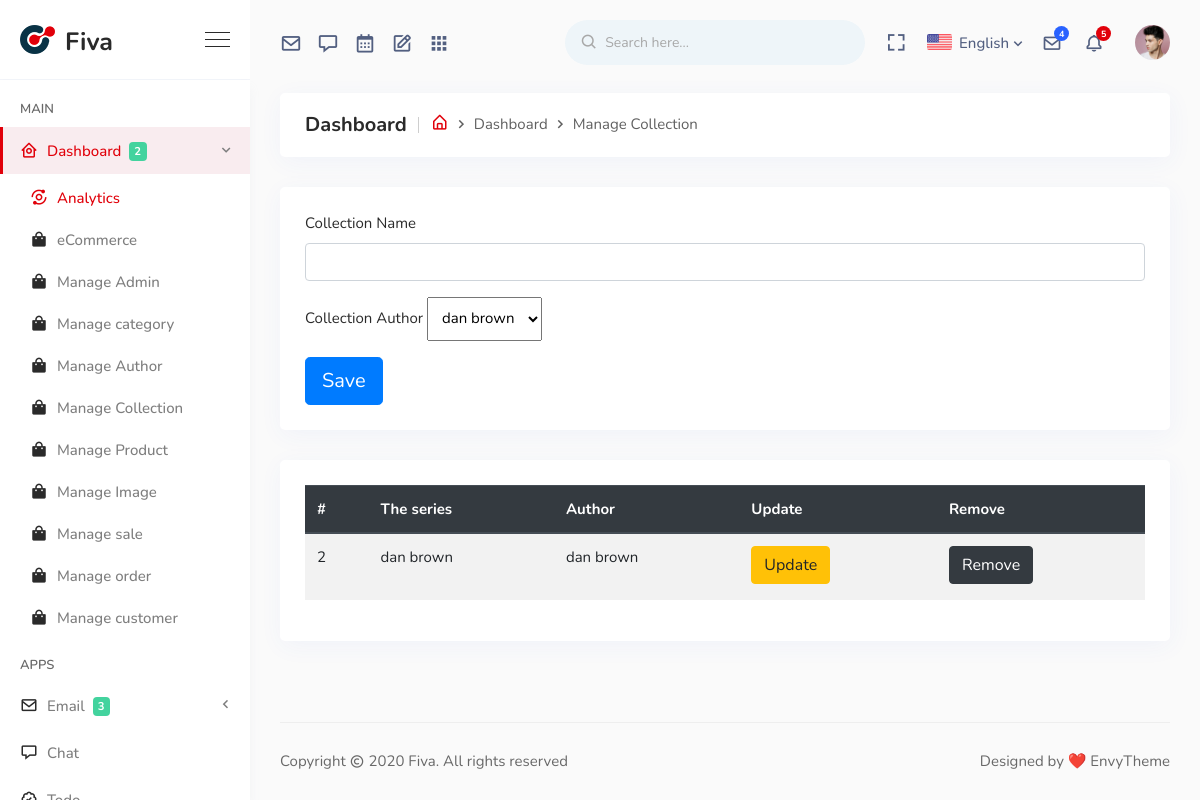
Page /admin/manage_collection.php (signed in) on the committed database.
### tables this page shows
CREATE TABLE `collection` (
  `coll_id` int(3) NOT NULL,
  `coll_name` varchar(50) NOT NULL,
  `author_id` int(3) NOT NULL
);

CREATE TABLE `author` (
  `author_id` int(3) NOT NULL,
  `author_name` varchar(50) NOT NULL
);

### admin/manage_collection.php (the view, shortened to what this page needs)
<?php require 'includes/connection.php';
include 'includes/header.php';
?>
<div class="breadcrumb-area">
    <h1>Dashboard</h1>
    <ol class="breadcrumb">
        <li class="item"><a href="dashboard-analytics.php"><i class='bx bx-home-alt'></i></a></li>
        <li class="item">Dashboard</li>
        <li class="item">Manage Collection</li>
    </ol>
</div>
<div class="card mb-30">
    <form method="post" action="" enctype="multipart/form-data">
        <div class="form-group">
            <label>Collection Name</label>
            <input type="text" name="coll-name" class="form-control" required>
        </div>
        <div class="form-group">
            <label>Collection Author</label>
            <select name="author-id"  style="padding: 10px;" class="custom-file-select">
                <?php
                $query = " select * from author ";
                $result = mysqli_query($conn,$query);
                while($author = mysqli_fetch_assoc($result)){
                    echo "<option value='{$author['author_id']}'>{$author['author_name']}</option>";
                }
                ?>
            </select>
        </div>
        <button type="submit" name="submit" class="btn btn-lg btn-primary">Save</button>
    </form>
</div>
<div class="card mb-30">
    <table class="table table-striped">
        <thead class="thead-dark">
        <tr>
            <th scope="col">#</th>
            <th scope="col">The series</th>
            <th scope="col">Author</th>
            <th scope="col">Update</th>
            <th scope="col">Remove</th>
        </tr>
        </thead>
        <tbody>
        <?php
        $query = " select * from collection inner join author on collection.author_id=author.author_id";
        $result = mysqli_query($conn,$query);
        while($coll = mysqli_fetch_assoc($result)){
            if ($coll['coll_id'] != 1){
            echo "<tr>";
            echo "<td>{$coll['coll_id']}</td>";
            echo "<td>{$coll['coll_name']}</td>";
            echo "<td>{$coll['author_name']}</td>";
            echo "<td><button coll_id='{$coll['coll_id']}' coll_name='{$coll['coll_name']}'author_id='{$coll['author_id']}' author_name='{$coll['author_name']}' class='update btn btn-warning mb-1' data-toggle='modal' data-target='#updateModal'>
                                   Update
                                    </button></td>";
            echo "<td><button coll_id='{$coll['coll_id']}' coll_name='{$coll['coll_name']}' class='remove btn btn-dark mb-1' data-toggle='modal' data-target='#removeModal'>
                                    Remove
                                    </button></td>";
            echo "</tr>";
        }
    }
        ?>
        </tbody>
    </table>
</div>
<?php include 'includes/footer.php' ;?>

### rows in the picture
collection: coll_id "2", coll_name "dan brown", author.author_name "dan brown"

### other values in the picture
form field author-id "dan brown"
